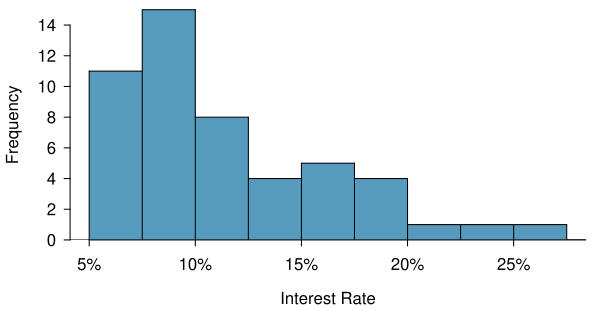

Write R code to recreate this figure.
library(openintro)
data(email50)
data(COL)

x <- loan50$interest_rate
H <- hist(x,
          breaks = 12,
          plot = FALSE)
counts <- rbind(H$counts)
from   <- head(H$breaks, -1)
to     <- tail(H$breaks, -1)
colnames(counts) <- paste(from, 'to', to)
#require(xtable)
#xtable(counts)

myPDF("loan50IntRateHistRelativeFreq.pdf",
      6.05, 3.1,
      mar = c(3.5, 3.5, 0.5, 1),
      mgp = c(2.4, 0.7, 0))
      
histPlot(x,
         breaks = seq(5, 27.5, 2.5),
         # breaks = seq(0, 350e3, 25e3),
         # breaks = seq(0, 350e3, 25e3),
         # breaks = seq(0, 40000, 5000),
         xlab = 'Interest Rate',
         ylab = '',
         # ylim = c(0, 20),
         yaxs="i",
         col = COL[1],
         border = COL[5],
         axes = FALSE)
bin <- table(round(x / 2000) * 2000)
for (i in 1:length(bin)) {
  # points(rep(as.numeric(names(bin)[i]), bin[i]), 1:(bin[i]), cex = 2)
}
par(mgp = c(3.8, 0.55, 0))
mtext("Relative Frequency", 2, las=0,
      line = 2.5,
      cex = 1.1)
at <- seq(0, 15, 2)
axis(2, at = at, labels = format(c(0,0.04,0.08,0.12,0.16,0.20,0.24,0.28)))
AxisInPercent(1, pretty(x))
dev.off()

myPDF("loan50IntRateHist.pdf",
      6.05, 3.1,
      mar = c(3.5, 3.5, 0.5, 1),
      mgp = c(2.4, 0.7, 0))
histPlot(x,
         breaks = seq(5, 27.5, 2.5),
         # breaks = seq(0, 350e3, 25e3),
         # breaks = seq(0, 350e3, 25e3),
         # breaks = seq(0, 40000, 5000),
         xlab = 'Interest Rate',
         ylab = "Frequency",
         # ylim = c(0, 20),
         yaxs="i",
         col = COL[1],
         border = COL[5],
         axes = FALSE)
bin <- table(round(x / 2000) * 2000)
for (i in 1:length(bin)) {
  # points(rep(as.numeric(names(bin)[i]), bin[i]), 1:(bin[i]), cex = 2)
}
axis(2)
AxisInPercent(1, pretty(x))
dev.off()

myPDF("loan50IntRateHistMeanMedian.pdf",
      6.05, 3.1,
      mar = c(3.5, 3.5, 0.5, 1),
      mgp = c(2.4, 0.7, 0))
histPlot(x,
         breaks = seq(5, 27.5, 2.5),
         # breaks = seq(0, 350e3, 25e3),
         # breaks = seq(0, 350e3, 25e3),
         # breaks = seq(0, 40000, 5000),
         xlab = 'Interest Rate',
         ylab = "Frequency",
         # ylim = c(0, 20),
         yaxs="i",
         col = COL[1],
         border = COL[5],
         axes = FALSE)
t.mean <- mean(loan50$interest_rate)
t.median <- median(loan50$interest_rate)
lines(rep(t.mean, 2), c(0, 9), lwd = 3, col = COL[4])
text(t.mean, 9, "Mean", pos = 4)
lines(rep(t.median, 2), c(0, 12), lwd = 3, col = COL[3])
text(t.median, 12, "Median", pos = 4)
bin <- table(round(x / 2000) * 2000)
for (i in 1:length(bin)) {
  # points(rep(as.numeric(names(bin)[i]), bin[i]), 1:(bin[i]), cex = 2)
}
axis(2)
AxisInPercent(1, pretty(x))
dev.off()
